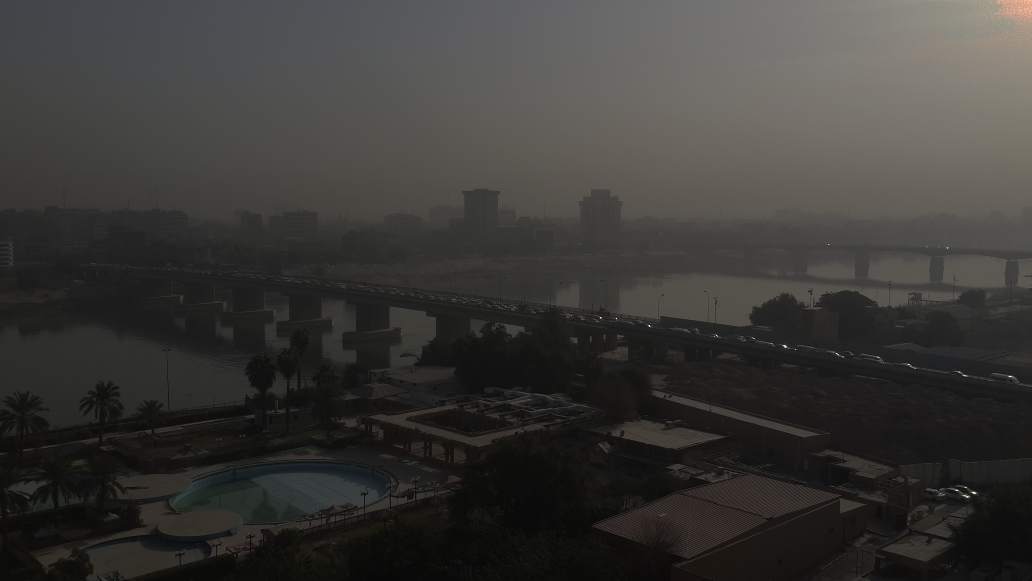
#> input picture projects/09_image_processing/images_input/(1).png, 2064 x 1161 px (shown at 1/2 size)
$ python main.py
#> lines starting #> are read from the running program, lines starting #| are printed output that depends on the picture
### projects/09_image_processing/image_utils.py
# -*- coding: utf-8 -*-
"""
Created on Sun Sep 26 19:23:47 2021

@author: Saeed
"""

from PIL import ImageEnhance


def enhance_image(img, operation, factor):
    img_out = None

    if operation == 'bri':
        current_state = ImageEnhance.Brightness(img)
        img_out = current_state.enhance(factor)
    elif operation == 'col':
        current_state = ImageEnhance.Color(img)
        img_out = current_state.enhance(factor)
    elif operation == 'con':
        current_state = ImageEnhance.Contrast(img)
        img_out = current_state.enhance(factor)
    else:
        print('Invalid Operation')

    return img_out


### projects/09_image_processing/visualization.py
# -*- coding: utf-8 -*-
"""
Created on Sun Sep 26 19:13:06 2021

@author: Saeed
"""

import matplotlib.pyplot as plt


def show_image_pair(img1, img2, title1='Input Image', title2='Enhanced Image'):
    fig, ax = plt.subplots(1, 2)
    fig.suptitle('Image Enhancement with Pillow')

    ax[0].imshow(img1)
    ax[0].axis('off')
    ax[0].set(title = title1)

    ax[1].imshow(img2)
    ax[1].axis('off')
    ax[1].set(title = title2)

    plt.show()


def show_four_images(img1, img2, img3, img4):
    fig, ax = plt.subplots(2, 2)
    ax[0, 0].imshow(img1)
    ax[0, 0].axis('off')

    ax[0, 1].imshow(img2)
    ax[0, 1].axis('off')

    ax[1, 0].imshow(img3)
    ax[1, 0].axis('off')

    ax[1, 1].imshow(img4)
    ax[1, 1].axis('off')

    plt.show()

### projects/09_image_processing/main.py
# -*- coding: utf-8 -*-
"""
Created on Sun Sep 26 17:12:10 2021

@author: Saeed
"""
from PIL import Image
from visualization import show_image_pair, show_four_images
from image_utils import enhance_image
import os


''' Read Image '''
image_path = 'images_input/(1).png'

try:
    img = Image.open(image_path)
#> img is the input picture: PIL image 2064x1161 RGBA; mean R, G, B, A 58.4, 57.1, 54.7, 255
except:
    print('Could not load file')

''' Rotate Image'''
# img_rotated = img.rotate(90)

''' Reduce Size '''
# Method 1
# img_resized = img.resize([img.width//2, img.height//2])
# Method 2
img_resized = img.reduce(2)
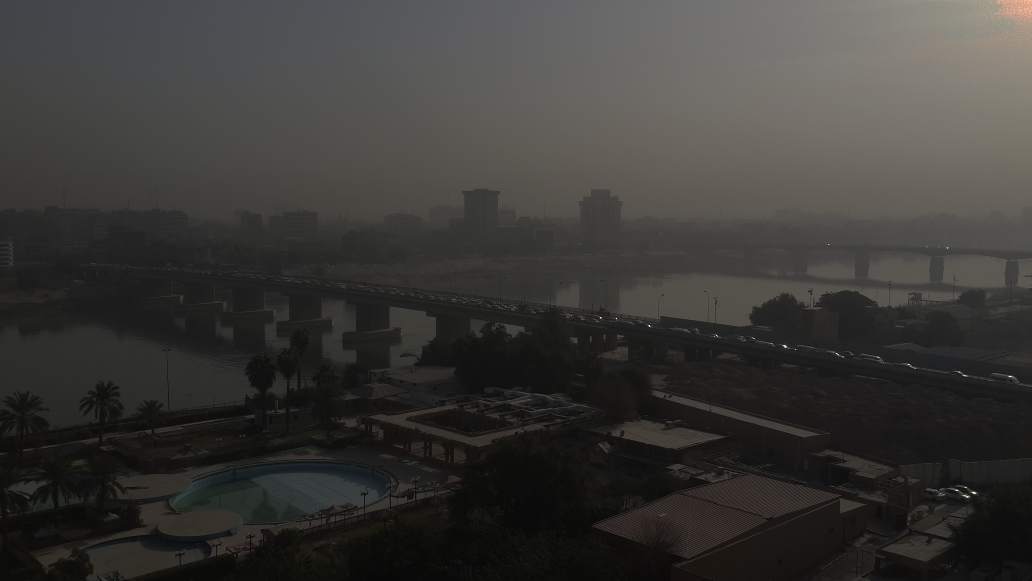
#> img_resized: PIL image 1032x581 RGBA; mean R, G, B, A 58.5, 57.2, 54.8, 255

''' Enhance Image '''
# Brightness
img_brightened = enhance_image(img_resized, 'bri', 2)
#> in enhance_image, `img_out = current_state.enhance(factor)`:
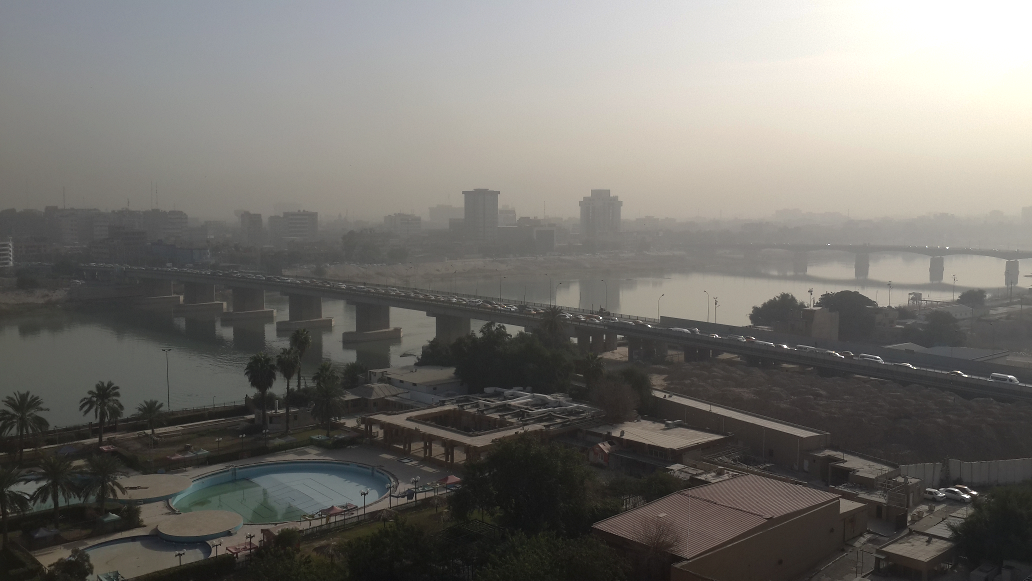
#> img_out: PIL image 1032x581 RGBA; mean R, G, B, A 116.1, 114, 109.4, 255

# Contrast
img_contrasted = enhance_image(img_brightened, 'con', 1.5)
#> call 2 of enhance_image, with operation = 'con', factor = 1.5
#> in enhance_image (call 2), `img_out = current_state.enhance(factor)`:
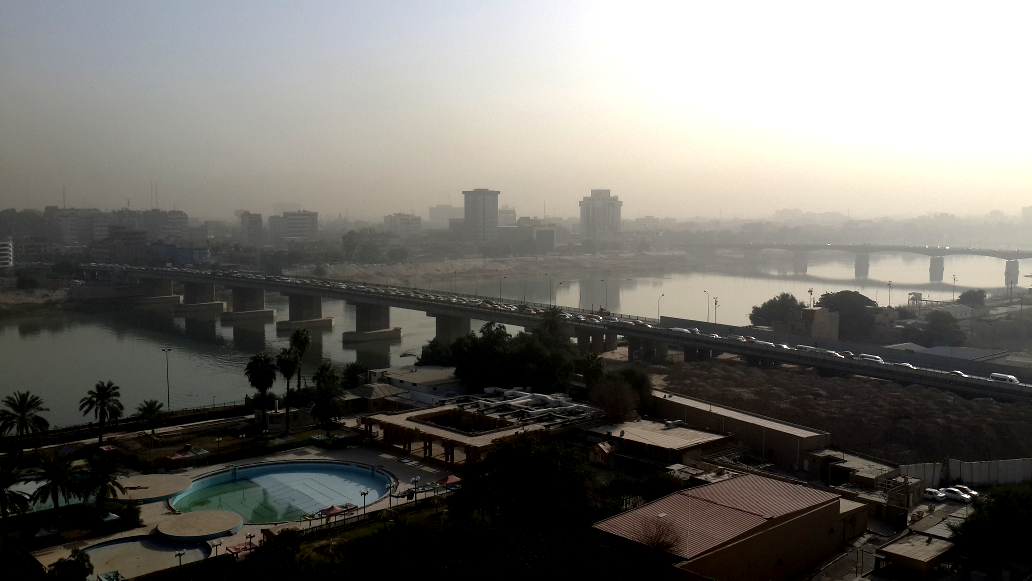
#> img_out: PIL image 1032x581 RGBA; mean R, G, B, A 113.1, 110.9, 106, 255

# Color
img_saturated = enhance_image(img_contrasted, 'col', 1.5)

''' Show Image '''
show_four_images(img_resized, img_brightened, img_contrasted, img_saturated)
#> in show_four_images, `plt.show()`:
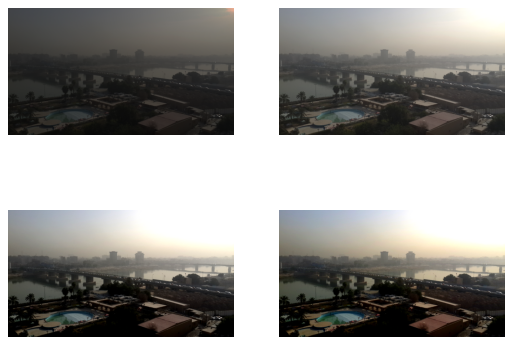
#> figure drawn by matplotlib, 4 panels
show_image_pair(img_resized, img_saturated)


''' Save Image '''
try:
    out_dir = 'enhanced_images'
    if not os.path.exists(out_dir):
        os.mkdir(out_dir)

    input_filename = image_path.split('/')[-1]
    out_file = input_filename.split('.')[0] + '_enhanced.' + input_filename.split('.')[-1]
    new_file = os.path.join(out_dir, out_file)
    img_saturated.save(new_file, img.format)
except:
    print('Could not save file')

$ run again, with projects/09_image_processing/images_input/(2).png copied over projects/09_image_processing/images_input/(1).png
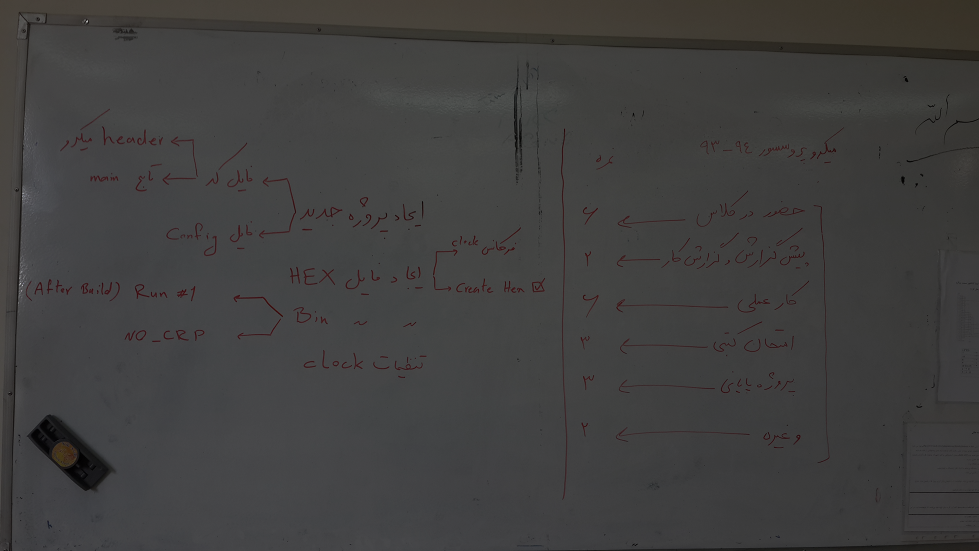
#> input picture projects/09_image_processing/images_input/(2).png, 1958 x 1102 px (shown at 1/2 size)
#> img is the input picture: PIL image 1958x1102 RGB; mean R, G, B 64.2, 63.7, 63.2
#> in enhance_image (call 2), `img_out = current_state.enhance(factor)`:
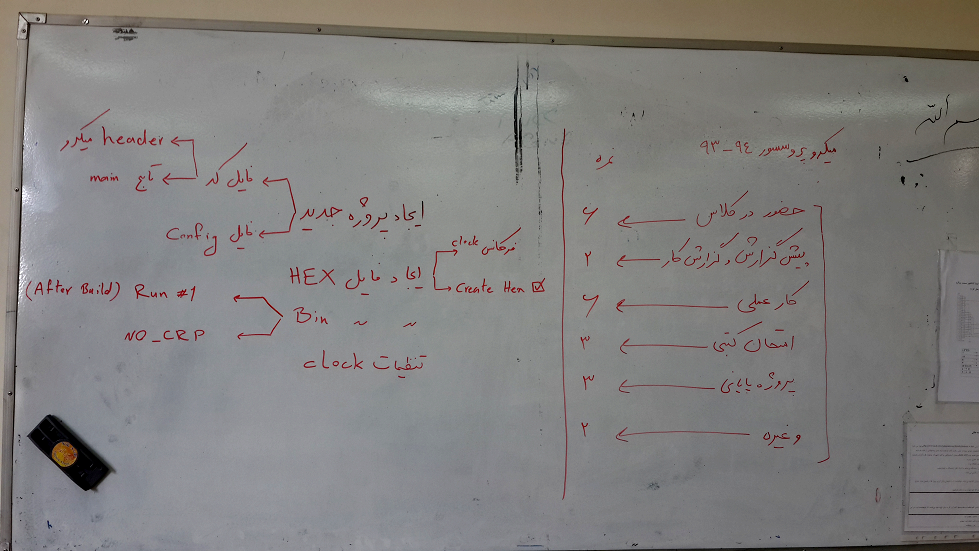
#> img_out: PIL image 979x551 RGB; mean R, G, B 129.1, 127.4, 125.9
#> in show_four_images, `plt.show()`:
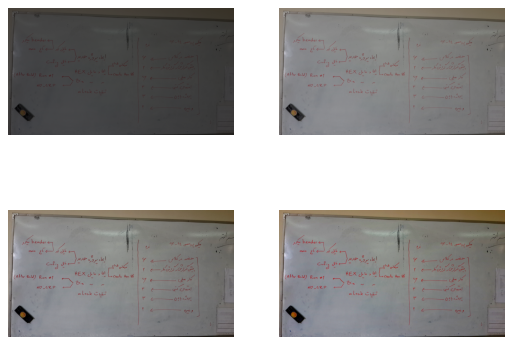
#> figure drawn by matplotlib, 4 panels

$ run again, with projects/09_image_processing/images_input/(3).png copied over projects/09_image_processing/images_input/(1).png
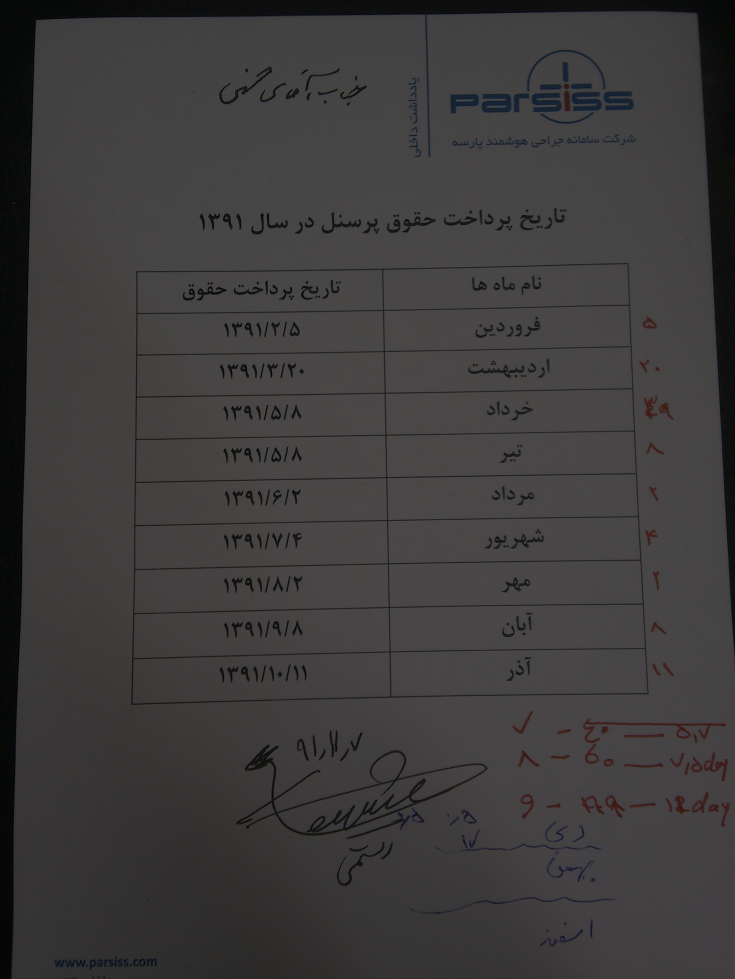
#> input picture projects/09_image_processing/images_input/(3).png, 1469 x 1958 px (shown at 1/2 size)
#> img is the input picture: PIL image 1469x1958 RGB; mean R, G, B 61.5, 59.6, 59.7
#> in enhance_image (call 2), `img_out = current_state.enhance(factor)`:
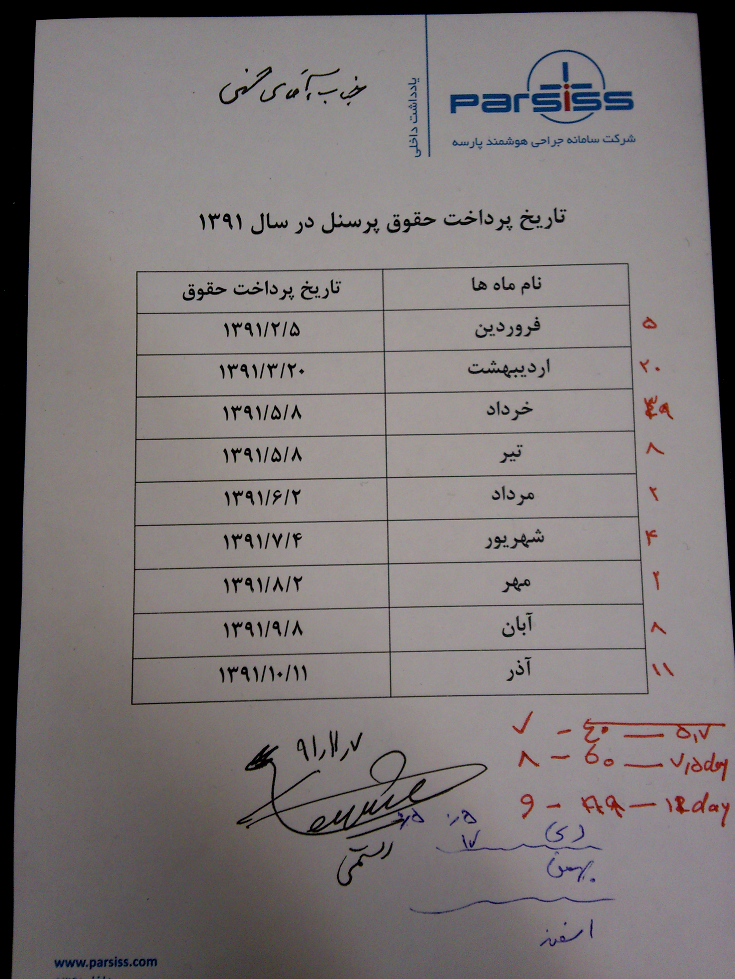
#> img_out: PIL image 735x979 RGB; mean R, G, B 125.8, 120, 120.4
#> in show_four_images, `plt.show()`:
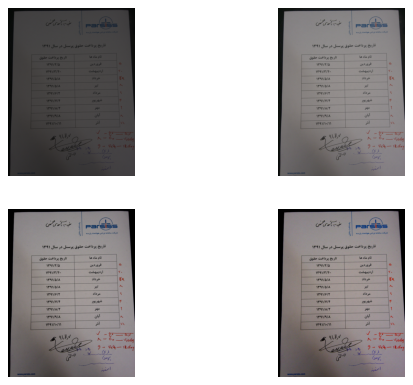
#> figure drawn by matplotlib, 4 panels

$ run again, with projects/09_image_processing/images_input/(4).png copied over projects/09_image_processing/images_input/(1).png
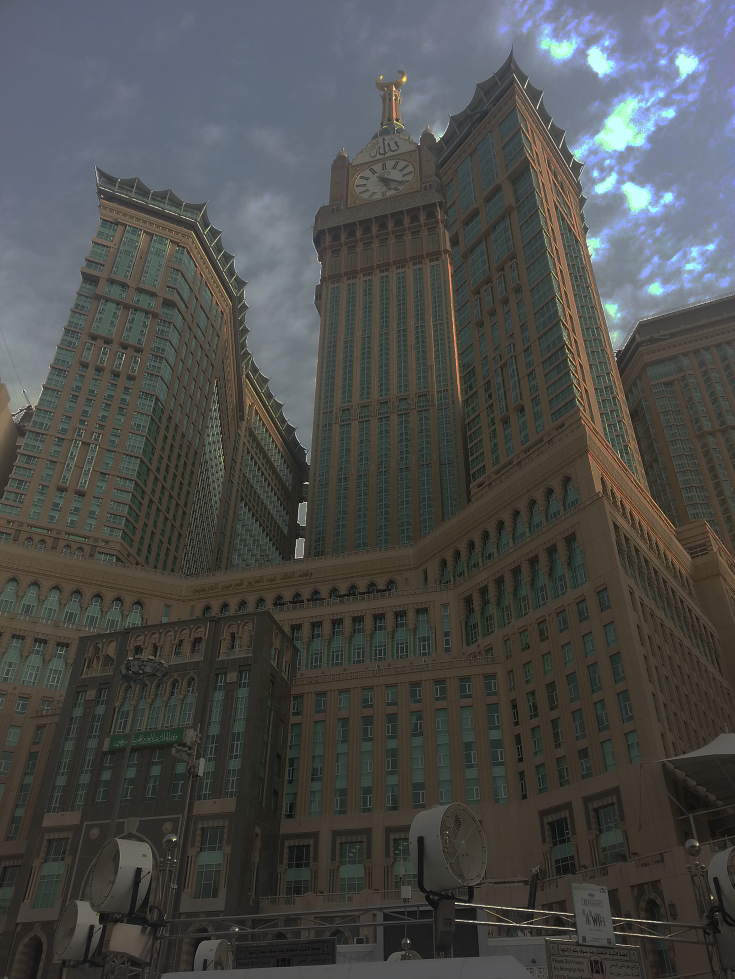
#> input picture projects/09_image_processing/images_input/(4).png, 1469 x 1958 px (shown at 1/2 size)
#> img is the input picture: PIL image 1469x1958 RGB; mean R, G, B 75.1, 75.9, 74
#> in enhance_image, `img_out = current_state.enhance(factor)`:
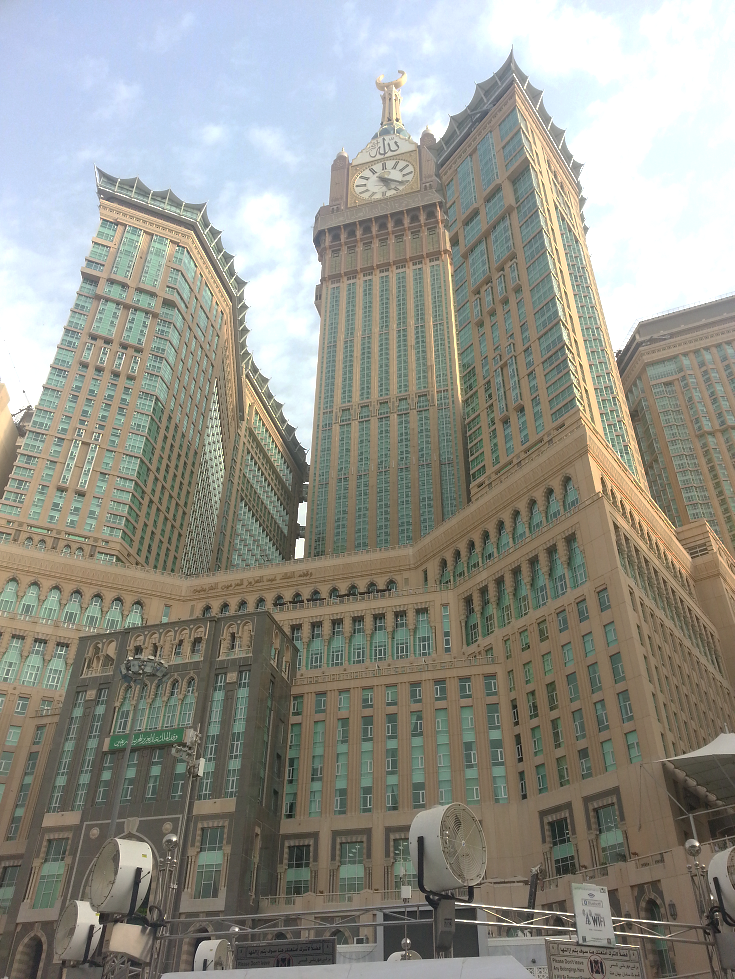
#> img_out: PIL image 735x979 RGB; mean R, G, B 148.1, 147.6, 139.4
#> in enhance_image (call 3), `img_out = current_state.enhance(factor)`:
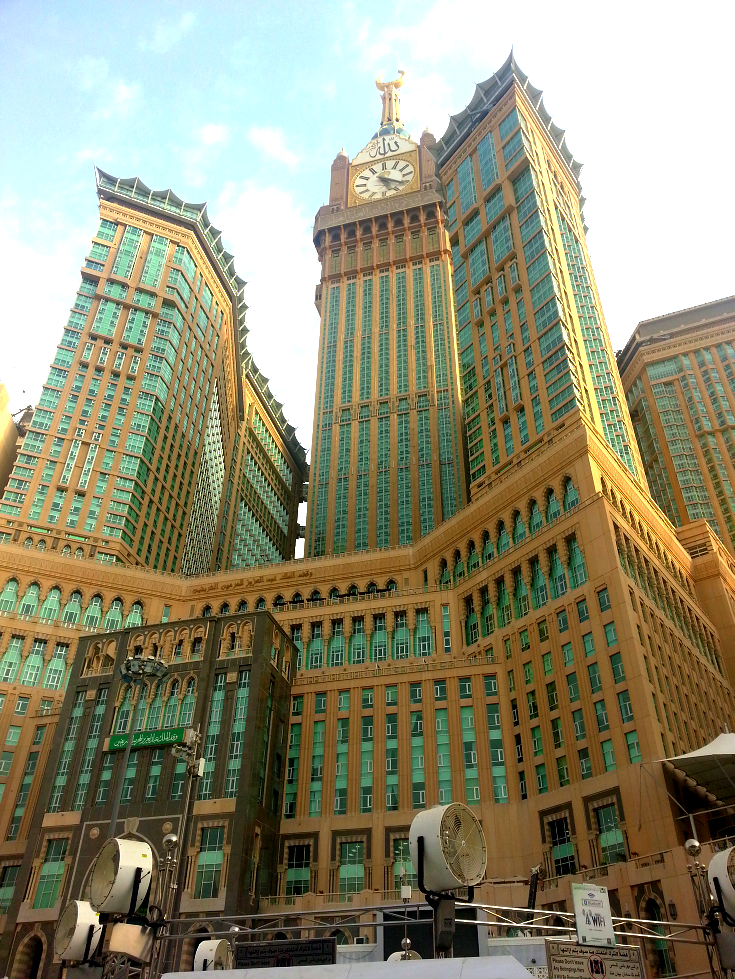
#> img_out: PIL image 735x979 RGB; mean R, G, B 144, 141, 115.5
